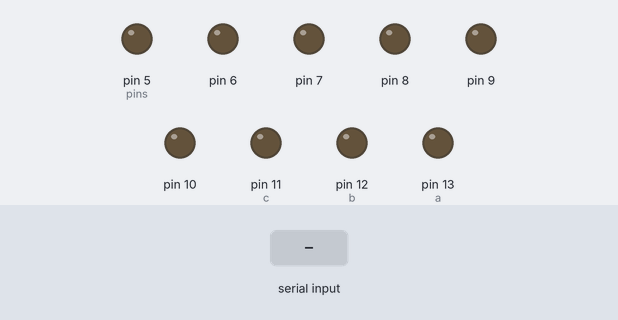
Simulated run of this sketch. Board: Arduino Uno, built with avr-gcc and run on an emulated ATmega328P. On the bench: output pins drawn as LEDs (lit = HIGH). Dashed ring = blinking. The test bench sets the inputs (shaded band).

Above: at 1.2 s.
1.3 s: "a" received over Serial
At 1.45 s:
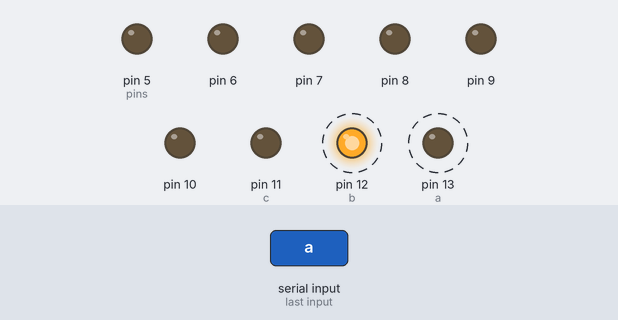
At 1.85 s:
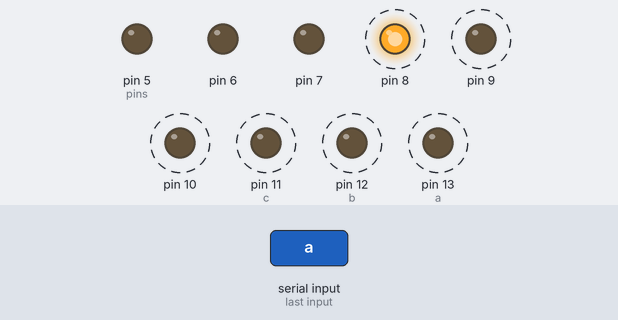
Timing chart, 0 to 10.3 s (numbered marks = the images above; inputs shaded):
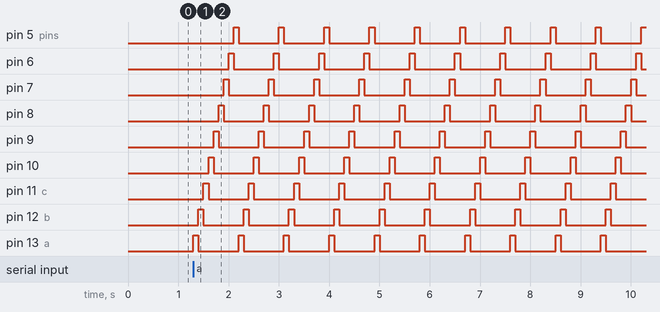

The sketch:

3._blink_9_led.ino
```cpp
  void setup() {
Serial.begin(9600);                        //blutooth
pinMode(13, OUTPUT);
pinMode(12, OUTPUT);
pinMode(11, OUTPUT);
pinMode(10, OUTPUT);
pinMode(9, OUTPUT);
pinMode(8, OUTPUT);
pinMode(7, OUTPUT);
pinMode(6, OUTPUT);
pinMode(5, OUTPUT);                         //pins                                     //Temp
  }
void loop() {
  if(Serial.available()>0)
  {
  int  i,j=0,a=13,b=12,c=11;
    char data=Serial.read();
    switch(data)
    {
    case 'a':while(j<20)
             {
              for(i=13;i>4;i--)
              {
              digitalWrite(i,HIGH);
              delay(100);
              digitalWrite(i,LOW);
              }
              j++;
             }
    case 'b':while (j<20)
            {
             if(a==4)
             {
              a=13;
             }
              if(b==4)
             {
              b=13;
             }
              if(c==4)
             {
              a=13;
             }
              digitalWrite(a,HIGH);
               digitalWrite(b,HIGH);
                digitalWrite(c,HIGH);
                delay(100);
             a++;
             b++;
             c++;
            }
    break;
    default: break;
   Serial.println(data);
}
   Serial.println(data);
delay (50);
}
}
```

Measured:
- after the input at 1.3 s, pin 5 (pins): alternates HIGH for 0.10 s and LOW for 0.80 s, starting after 0.80 s; pin 6: alternates HIGH for 0.10 s and LOW for 0.80 s, starting after 0.70 s
